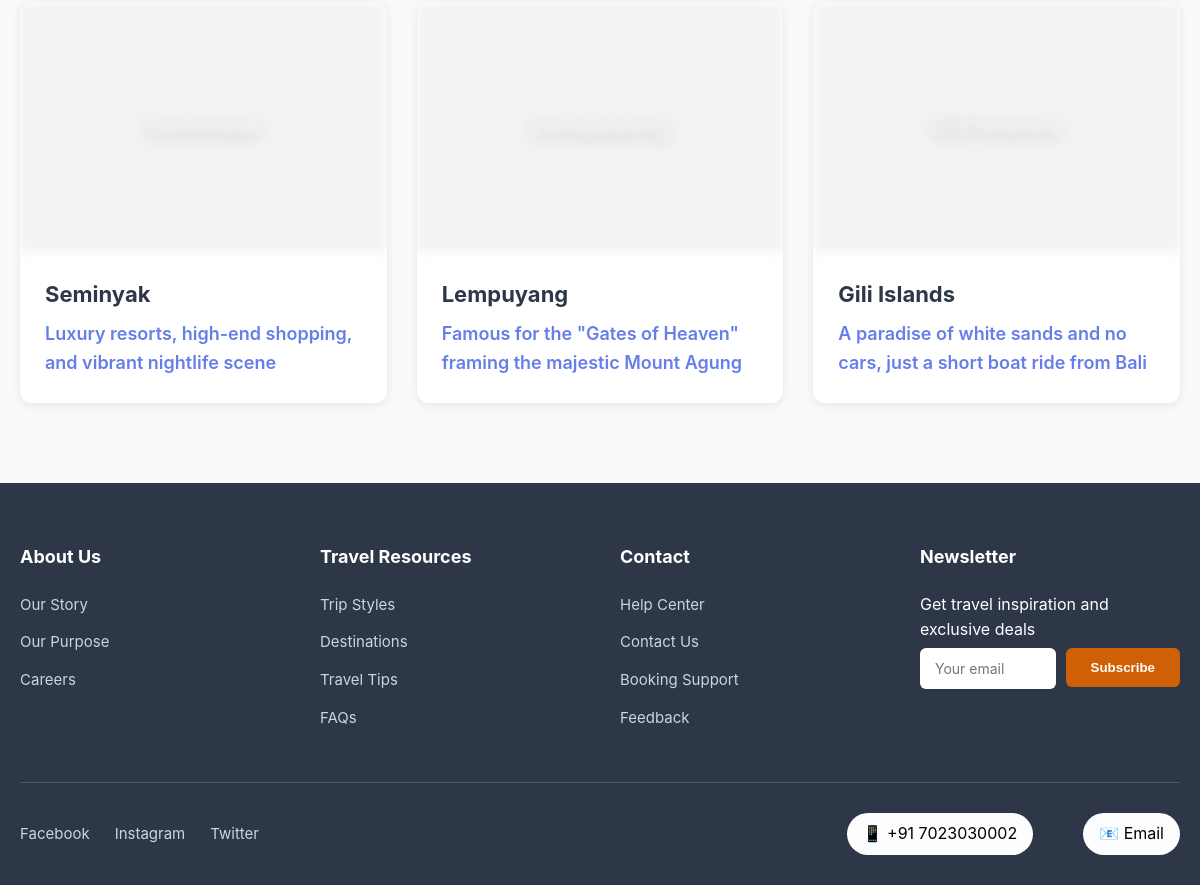
Before: /bali/ (lower part) with the older database file.
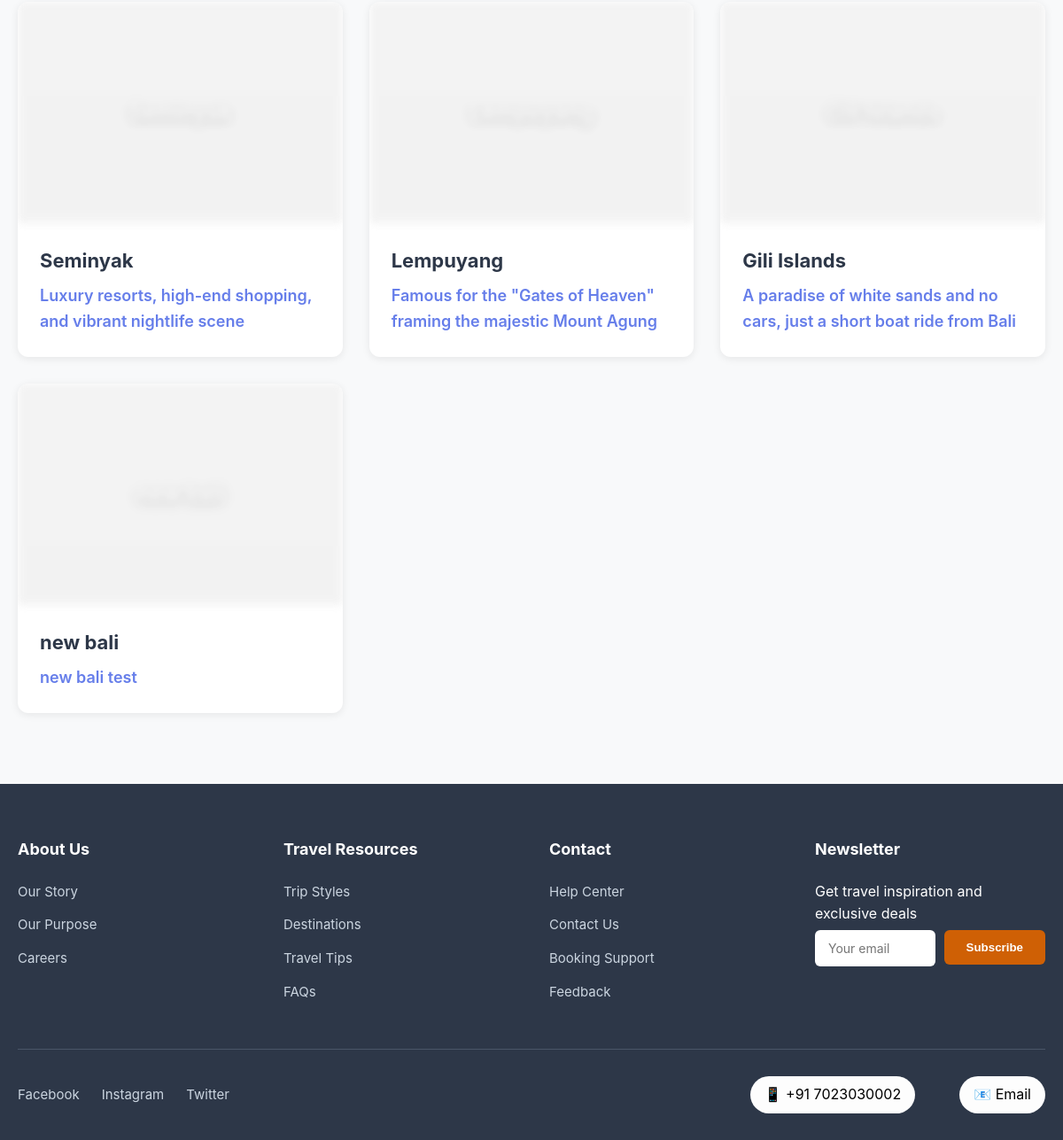
After: the same page with the newer database file.
### Adhar_app/models.py (models this page shows, shortened)
class Destination(models.Model):
    CATEGORY_CHOICES = [
        ('general', 'General'),
        ('student', 'Student Tour'),
        ('wedding', 'Wedding'),
        ('medical', 'Medical Tourism'),
    ]
    name = models.CharField(max_length=200)
    slug = models.SlugField(unique=True, blank=True)
    image = models.ImageField(upload_to='destinations/')
    description = models.TextField()
    category = models.CharField(max_length=20, choices=CATEGORY_CHOICES, default='general')
    is_active = models.BooleanField(default=True)
    parent = models.ForeignKey('self', null=True, blank=True, related_name='sub_destinations', on_delete=models.CASCADE)
    created_at = models.DateTimeField(auto_now_add=True)

### Adhar_app/views.py (the view)
# urls.py: path('<slug:slug>/', views.destination_detail, name='destination_detail'),
def destination_detail(request, slug):
    destination = get_object_or_404(Destination, slug=slug)
    sub_destinations = destination.sub_destinations.filter(is_active=True)
    if sub_destinations.exists():
        return render(request, 'country_detail.html', {
            'destination': destination,
            'sub_destinations': sub_destinations
        })
    else:
        return render(request, 'destination_detail.html', {'destination': destination})

### Adhar_app/templates/country_detail.html (shortened to what this page needs)
{% load static %}
<!DOCTYPE html>
<html lang="en">
<head>
    <link rel="stylesheet" href="{% static 'styles.css' %}">
</head>
<body>
    <section class="destinations">
        <div class="container">
            <div class="dest-grid">
                {% if sub_destinations %}
                {% for city in sub_destinations %}
                <a href="{% url 'destination_detail' slug=city.slug %}" class="dest-card">
                    <div class="dest-image lazy-bg"
                        data-bg="{% if city.image %}{{ city.image.url }}{% else %}{% static 'images/logo.jpg' %}{% endif %}">
                        <span class="dest-label">{{ city.name }}</span>
                    </div>
                    <div class="dest-info">
                        <h3>{{ city.name }}</h3>
                        <p>{{ city.description|truncatechars:80 }}</p>
                    </div>
                </a>
                {% endfor %}
                {% else %}
                <p style="text-align: center; grid-column: 1/-1;">No popular destinations listed yet for {{
                    destination.name }}.</p>
                {% endif %}
            </div>
        </div>
    </section>
    <footer class="footer" id="contact">
        <div class="container">
            <div class="footer-grid">
                <div class="footer-col">
                    <h4>About Us</h4>
                    <ul>
                        <li><a href="{% url 'our_story' %}">Our Story</a></li>
                        <li><a href="{% url 'our_purpose' %}">Our Purpose</a></li>
                        <li><a href="{% url 'careers' %}">Careers</a></li>
                    </ul>
                </div>
                <div class="footer-col">
                    <h4>Travel Resources</h4>
                    <ul>
                        <li><a href="{% url 'trip_styles' %}">Trip Styles</a></li>
                        <li><a href="{% url 'destinations' %}">Destinations</a></li>
                        <li><a href="{% url 'travel_tips' %}">Travel Tips</a></li>
                        <li><a href="{% url 'faqs' %}">FAQs</a></li>
                    </ul>
                </div>
                <div class="footer-col">
                    <h4>Contact</h4>
                    <ul>
                        <li><a href="#">Help Center</a></li>
                        <li><a href="#">Contact Us</a></li>
                        <li><a href="#">Booking Support</a></li>
                        <li><a href="#">Feedback</a></li>
                    </ul>
                </div>
                <div class="footer-col">
                    <h4>Newsletter</h4>
                    <p>Get travel inspiration and exclusive deals</p>
                    <form class="newsletter-form" id="subscribeForm">
                        <input type="email" id="subscriberEmail" name="email" autocomplete="email"
                            placeholder="Your email" required>
                        <button type="submit">Subscribe</button>
                    </form>
                </div>
            </div>
            <div class="footer-bottom">
                <div class="social-links">
                    <a href="{% url 'facebook' %}">Facebook</a>
                    <a href="{% url 'instagram' %}">Instagram</a>
                    <a href="{% url 'twitter' %}">Twitter</a>
                </div>
                <div class="contact-buttons">
                    <a href="tel:+917023030002" class="contact-link">📱 +91 7023030002</a>
                    <a href="mailto:aadarsatkar@gmail.com" class="contact-link">📧 Email</a>
                </div>
            </div>
        </div>
    </footer>
</body>
</html>

Changed rows visible on the page:
added Destination: name "new bali", description "new bali test"
